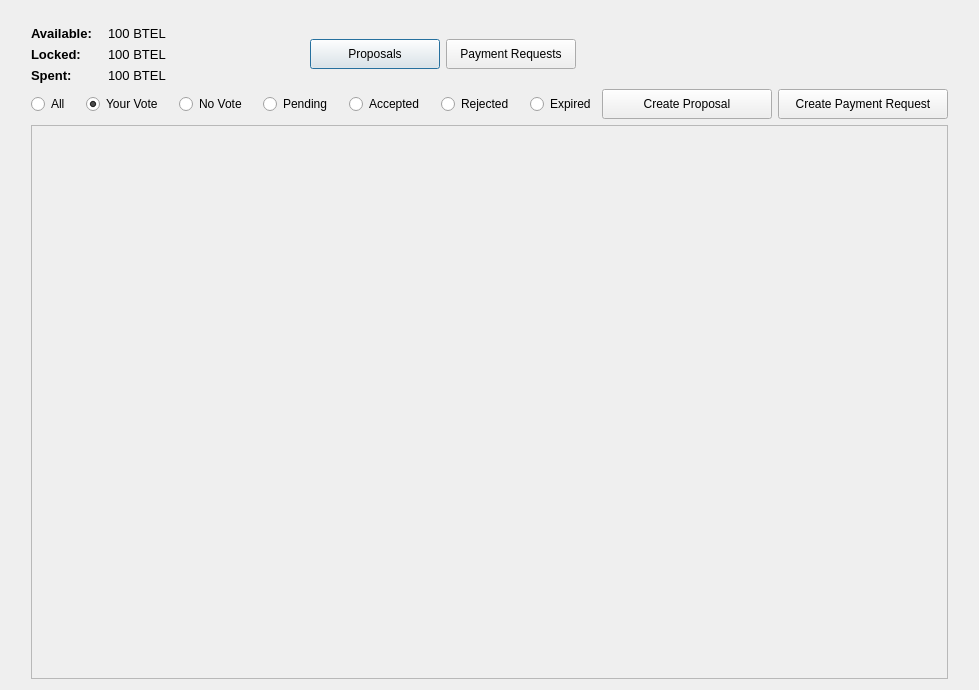
<?xml version="1.0" encoding="UTF-8"?>
<ui version="4.0">
 <class>CommunityFundPage</class>
 <widget class="QWidget" name="CommunityFundPage">
  <property name="geometry">
   <rect>
    <x>0</x>
    <y>0</y>
    <width>979</width>
    <height>690</height>
   </rect>
  </property>
  <property name="windowTitle">
   <string>Form</string>
  </property>
  <layout class="QVBoxLayout" name="verticalLayout_2">
   <item>
    <layout class="QHBoxLayout" name="horizontalLayoutBase">
     <item>
      <spacer name="horizontalSpacer_3">
       <property name="orientation">
        <enum>Qt::Horizontal</enum>
       </property>
       <property name="sizeType">
        <enum>QSizePolicy::Fixed</enum>
       </property>
       <property name="sizeHint" stdset="0">
        <size>
         <width>20</width>
         <height>20</height>
        </size>
       </property>
      </spacer>
     </item>
     <item>
      <layout class="QVBoxLayout" name="verticalLayoutBase">
       <item>
        <spacer name="verticalSpacer">
         <property name="orientation">
          <enum>Qt::Vertical</enum>
         </property>
         <property name="sizeType">
          <enum>QSizePolicy::Maximum</enum>
         </property>
         <property name="sizeHint" stdset="0">
          <size>
           <width>40</width>
           <height>15</height>
          </size>
         </property>
        </spacer>
       </item>
       <item>
        <layout class="QHBoxLayout" name="horizontalLayoutMain">
         <item>
          <layout class="QVBoxLayout" name="verticalLayoutFundState">
           <item>
            <widget class="QLabel" name="labelAvailable">
             <property name="maximumSize">
              <size>
               <width>70</width>
               <height>17</height>
              </size>
             </property>
             <property name="font">
              <font>
               <pointsize>10</pointsize>
               <weight>75</weight>
               <bold>true</bold>
              </font>
             </property>
             <property name="text">
              <string>Available:</string>
             </property>
            </widget>
           </item>
           <item>
            <widget class="QLabel" name="labelLocked">
             <property name="maximumSize">
              <size>
               <width>70</width>
               <height>17</height>
              </size>
             </property>
             <property name="font">
              <font>
               <pointsize>10</pointsize>
               <weight>75</weight>
               <bold>true</bold>
              </font>
             </property>
             <property name="text">
              <string>Locked:</string>
             </property>
            </widget>
           </item>
           <item>
            <widget class="QLabel" name="labelSpent">
             <property name="maximumSize">
              <size>
               <width>70</width>
               <height>17</height>
              </size>
             </property>
             <property name="font">
              <font>
               <pointsize>10</pointsize>
               <weight>75</weight>
               <bold>true</bold>
              </font>
             </property>
             <property name="text">
              <string>Spent:</string>
             </property>
            </widget>
           </item>
          </layout>
         </item>
         <item>
          <spacer name="horizontalSpacer_9">
           <property name="orientation">
            <enum>Qt::Horizontal</enum>
           </property>
           <property name="sizeType">
            <enum>QSizePolicy::Fixed</enum>
           </property>
           <property name="sizeHint" stdset="0">
            <size>
             <width>10</width>
             <height>20</height>
            </size>
           </property>
          </spacer>
         </item>
         <item>
          <layout class="QVBoxLayout" name="verticalLayoutAmount">
           <item>
            <widget class="QLabel" name="labelAvailableAmount">
             <property name="maximumSize">
              <size>
               <width>1000</width>
               <height>17</height>
              </size>
             </property>
             <property name="font">
              <font>
               <pointsize>10</pointsize>
              </font>
             </property>
             <property name="text">
              <string>100 BTEL</string>
             </property>
            </widget>
           </item>
           <item>
            <widget class="QLabel" name="labelLockedAmount">
             <property name="maximumSize">
              <size>
               <width>1000</width>
               <height>17</height>
              </size>
             </property>
             <property name="font">
              <font>
               <pointsize>10</pointsize>
              </font>
             </property>
             <property name="text">
              <string>100 BTEL</string>
             </property>
            </widget>
           </item>
           <item>
            <widget class="QLabel" name="labelSpentAmount">
             <property name="maximumSize">
              <size>
               <width>1000</width>
               <height>17</height>
              </size>
             </property>
             <property name="font">
              <font>
               <pointsize>10</pointsize>
              </font>
             </property>
             <property name="text">
              <string>100 BTEL</string>
             </property>
            </widget>
           </item>
          </layout>
         </item>
         <item>
          <spacer name="horizontalSpacer_2">
           <property name="orientation">
            <enum>Qt::Horizontal</enum>
           </property>
           <property name="sizeType">
            <enum>QSizePolicy::Expanding</enum>
           </property>
           <property name="sizeHint" stdset="0">
            <size>
             <width>0</width>
             <height>20</height>
            </size>
           </property>
          </spacer>
         </item>
         <item>
          <widget class="QPushButton" name="pushButtonProposals">
           <property name="minimumSize">
            <size>
             <width>130</width>
             <height>30</height>
            </size>
           </property>
           <property name="maximumSize">
            <size>
             <width>130</width>
             <height>30</height>
            </size>
           </property>
           <property name="text">
            <string>Proposals</string>
           </property>
           <property name="iconSize">
            <size>
             <width>35</width>
             <height>16</height>
            </size>
           </property>
           <property name="autoDefault">
            <bool>false</bool>
           </property>
           <property name="default">
            <bool>true</bool>
           </property>
           <property name="flat">
            <bool>false</bool>
           </property>
          </widget>
         </item>
         <item>
          <widget class="QPushButton" name="pushButtonPaymentRequests">
           <property name="minimumSize">
            <size>
             <width>130</width>
             <height>30</height>
            </size>
           </property>
           <property name="maximumSize">
            <size>
             <width>130</width>
             <height>30</height>
            </size>
           </property>
           <property name="text">
            <string>Payment Requests</string>
           </property>
          </widget>
         </item>
         <item>
          <spacer name="horizontalSpacer_10">
           <property name="orientation">
            <enum>Qt::Horizontal</enum>
           </property>
           <property name="sizeType">
            <enum>QSizePolicy::Expanding</enum>
           </property>
           <property name="sizeHint" stdset="0">
            <size>
             <width>0</width>
             <height>20</height>
            </size>
           </property>
          </spacer>
         </item>
         <item>
          <spacer name="horizontalSpacer_11">
           <property name="orientation">
            <enum>Qt::Horizontal</enum>
           </property>
           <property name="sizeType">
            <enum>QSizePolicy::Fixed</enum>
           </property>
           <property name="sizeHint" stdset="0">
            <size>
             <width>235</width>
             <height>20</height>
            </size>
           </property>
          </spacer>
         </item>
        </layout>
       </item>
       <item>
        <layout class="QHBoxLayout" name="horizontalLayoutVote">
         <item>
          <widget class="QRadioButton" name="radioButtonAll">
           <property name="maximumSize">
            <size>
             <width>16777215</width>
             <height>20</height>
            </size>
           </property>
           <property name="text">
            <string>All</string>
           </property>
           <property name="iconSize">
            <size>
             <width>25</width>
             <height>25</height>
            </size>
           </property>
           <property name="checked">
            <bool>false</bool>
           </property>
          </widget>
         </item>
         <item>
          <spacer name="horizontalSpacer_8">
           <property name="orientation">
            <enum>Qt::Horizontal</enum>
           </property>
           <property name="sizeType">
            <enum>QSizePolicy::Fixed</enum>
           </property>
           <property name="sizeHint" stdset="0">
            <size>
             <width>10</width>
             <height>20</height>
            </size>
           </property>
          </spacer>
         </item>
         <item>
          <widget class="QRadioButton" name="radioButtonYourVote">
           <property name="maximumSize">
            <size>
             <width>16777215</width>
             <height>20</height>
            </size>
           </property>
           <property name="text">
            <string>Your Vote</string>
           </property>
           <property name="iconSize">
            <size>
             <width>25</width>
             <height>25</height>
            </size>
           </property>
           <property name="checked">
            <bool>true</bool>
           </property>
          </widget>
         </item>
         <item>
          <spacer name="horizontalSpacer_7">
           <property name="orientation">
            <enum>Qt::Horizontal</enum>
           </property>
           <property name="sizeType">
            <enum>QSizePolicy::Fixed</enum>
           </property>
           <property name="sizeHint" stdset="0">
            <size>
             <width>10</width>
             <height>20</height>
            </size>
           </property>
          </spacer>
         </item>
         <item>
          <widget class="QRadioButton" name="radioButtonNoVote">
           <property name="maximumSize">
            <size>
             <width>16777215</width>
             <height>20</height>
            </size>
           </property>
           <property name="text">
            <string>No Vote</string>
           </property>
           <property name="iconSize">
            <size>
             <width>25</width>
             <height>25</height>
            </size>
           </property>
          </widget>
         </item>
         <item>
          <spacer name="horizontalSpacer_14">
           <property name="orientation">
            <enum>Qt::Horizontal</enum>
           </property>
           <property name="sizeType">
            <enum>QSizePolicy::Fixed</enum>
           </property>
           <property name="sizeHint" stdset="0">
            <size>
             <width>10</width>
             <height>20</height>
            </size>
           </property>
          </spacer>
         </item>
         <item>
          <widget class="QRadioButton" name="radioButtonPending">
           <property name="maximumSize">
            <size>
             <width>16777215</width>
             <height>20</height>
            </size>
           </property>
           <property name="text">
            <string>Pending</string>
           </property>
           <property name="iconSize">
            <size>
             <width>25</width>
             <height>25</height>
            </size>
           </property>
          </widget>
         </item>
         <item>
          <spacer name="horizontalSpacer_6">
           <property name="orientation">
            <enum>Qt::Horizontal</enum>
           </property>
           <property name="sizeType">
            <enum>QSizePolicy::Fixed</enum>
           </property>
           <property name="sizeHint" stdset="0">
            <size>
             <width>10</width>
             <height>20</height>
            </size>
           </property>
          </spacer>
         </item>
         <item>
          <widget class="QRadioButton" name="radioButtonAccepted">
           <property name="maximumSize">
            <size>
             <width>16777215</width>
             <height>20</height>
            </size>
           </property>
           <property name="text">
            <string>Accepted</string>
           </property>
           <property name="iconSize">
            <size>
             <width>25</width>
             <height>25</height>
            </size>
           </property>
          </widget>
         </item>
         <item>
          <spacer name="horizontalSpacer_5">
           <property name="orientation">
            <enum>Qt::Horizontal</enum>
           </property>
           <property name="sizeType">
            <enum>QSizePolicy::Fixed</enum>
           </property>
           <property name="sizeHint" stdset="0">
            <size>
             <width>10</width>
             <height>20</height>
            </size>
           </property>
          </spacer>
         </item>
         <item>
          <widget class="QRadioButton" name="radioButtonRejected">
           <property name="maximumSize">
            <size>
             <width>16777215</width>
             <height>20</height>
            </size>
           </property>
           <property name="text">
            <string>Rejected</string>
           </property>
           <property name="iconSize">
            <size>
             <width>25</width>
             <height>25</height>
            </size>
           </property>
          </widget>
         </item>
         <item>
          <spacer name="horizontalSpacer_12">
           <property name="orientation">
            <enum>Qt::Horizontal</enum>
           </property>
           <property name="sizeType">
            <enum>QSizePolicy::Fixed</enum>
           </property>
           <property name="sizeHint" stdset="0">
            <size>
             <width>10</width>
             <height>20</height>
            </size>
           </property>
          </spacer>
         </item>
         <item>
          <widget class="QRadioButton" name="radioButtonExpired">
           <property name="text">
            <string>Expired</string>
           </property>
          </widget>
         </item>
         <item>
          <spacer name="horizontalSpacer">
           <property name="orientation">
            <enum>Qt::Horizontal</enum>
           </property>
           <property name="sizeType">
            <enum>QSizePolicy::Expanding</enum>
           </property>
           <property name="sizeHint" stdset="0">
            <size>
             <width>300</width>
             <height>20</height>
            </size>
           </property>
          </spacer>
         </item>
         <item>
          <widget class="QPushButton" name="pushButtonCreateProposal">
           <property name="minimumSize">
            <size>
             <width>170</width>
             <height>30</height>
            </size>
           </property>
           <property name="maximumSize">
            <size>
             <width>16777215</width>
             <height>30</height>
            </size>
           </property>
           <property name="text">
            <string>Create Proposal</string>
           </property>
          </widget>
         </item>
         <item>
          <spacer name="horizontalSpacer_13">
           <property name="orientation">
            <enum>Qt::Horizontal</enum>
           </property>
           <property name="sizeHint" stdset="0">
            <size>
             <width>40</width>
             <height>20</height>
            </size>
           </property>
          </spacer>
         </item>
         <item>
          <widget class="QPushButton" name="pushButtonCreatePaymentRequest">
           <property name="minimumSize">
            <size>
             <width>170</width>
             <height>30</height>
            </size>
           </property>
           <property name="maximumSize">
            <size>
             <width>16777215</width>
             <height>30</height>
            </size>
           </property>
           <property name="text">
            <string>Create Payment Request</string>
           </property>
          </widget>
         </item>
        </layout>
       </item>
       <item>
        <widget class="QScrollArea" name="scrollArea">
         <property name="widgetResizable">
          <bool>true</bool>
         </property>
         <widget class="QWidget" name="scrollAreaWidgetContents">
          <property name="geometry">
           <rect>
            <x>0</x>
            <y>0</y>
            <width>903</width>
            <height>534</height>
           </rect>
          </property>
          <property name="sizePolicy">
           <sizepolicy hsizetype="Preferred" vsizetype="Preferred">
            <horstretch>0</horstretch>
            <verstretch>0</verstretch>
           </sizepolicy>
          </property>
          <layout class="QGridLayout" name="gridLayout_2">
           <item row="0" column="0">
            <layout class="QGridLayout" name="gridLayout">
             <property name="sizeConstraint">
              <enum>QLayout::SetMaximumSize</enum>
             </property>
            </layout>
           </item>
          </layout>
         </widget>
        </widget>
       </item>
      </layout>
     </item>
     <item>
      <spacer name="horizontalSpacer_4">
       <property name="orientation">
        <enum>Qt::Horizontal</enum>
       </property>
       <property name="sizeType">
        <enum>QSizePolicy::Fixed</enum>
       </property>
       <property name="sizeHint" stdset="0">
        <size>
         <width>20</width>
         <height>20</height>
        </size>
       </property>
      </spacer>
     </item>
    </layout>
   </item>
  </layout>
 </widget>
 <resources/>
 <connections/>
</ui>
